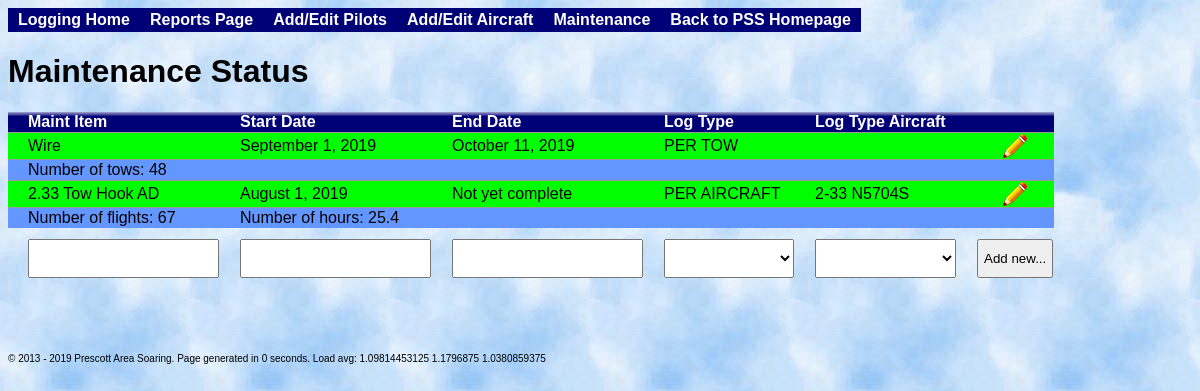
The app's page /index.php?maintenance with its own data.
### tables this page shows
CREATE TABLE maintenance(ID INTEGER PRIMARY KEY NOT NULL, maintItem TEXT, startTime INTEGER, endTime INTEGER, logType TEXT, logAircraft INTEGER);

### maintenance.php (the view, shortened to what this page needs)
<h1>Maintenance Status</h1>
<?php
include("SoaringLogBase.php");
$thisFile = "index.php?maintenance";
$logbase = SoaringLogBase::GetInstance();
$database = $logbase->dbObj;
$tableName = $logbase->GetMaintTable();
$query = "SELECT * FROM $tableName ORDER BY ID";
if($result = $database->query($query)) {
    echo("<table id=\"maintLogTable\" >");
    echo("<tr class=\"Head\"><td>Maint Item</td><td>Start Date</td><td>End Date</td><td>Log Type</td><td>Log Type Aircraft</td><td></td></tr>\n");
    while($row = $result->fetch(PDO::FETCH_BOTH)) {
        $editMe = 0;
        if($editMe) {
            echo("<tr id=\"row{$row['ID']}\" class=\"IncompleteEntry\"><form id=\"form{$row['ID']}\" name=\"loggingUpdate\" action=\"{$thisFile}\" method=\"POST\"> ");
            $entryComplete = false;
        }
        else {
            echo("<tr class=\"CompleteEntry\">");
        }
        if($editMe) {
            echo("<td>");
            echo("<input type=\"text\" name=\"maintItem\" value=\"{$row['maintItem']}\" id=\"maintItem{$row['ID']}\"/>");
            echo "</td>";
        }
        else
            echo("<td>{$row['maintItem']}</td>");
        if($editMe) {
            echo("<td>");
            $storedStartTime = date("F j, Y", $row['startTime']);
            echo("<input type=\"text\" name=\"startTime\" value=\"{$storedStartTime}\" id=\"startTime{$row['ID']}\"/>");
            echo "</td>";
        }
        else {
            $formattedStartTime = date("F j, Y", $row['startTime']);
            echo("<td>{$formattedStartTime}</td>");
        }
        if($editMe) {
            echo("<td>");
            $storedEndTime = date("F j, Y", $row['endTime']);
            echo("<input type=\"text\" name=\"endTime\" value=\"{$storedEndTime}\" id=\"endTime{$row['ID']}\"/>");
            echo "</td>";
        }
        else {
            if ($row['endTime']) {
                $formattedStartTime = date("F j, Y", $row['endTime']);
                echo("<td>{$formattedStartTime}</td>");
            }
            else {
                echo("<td>Not yet complete</td>");
            }
        }
        if($editMe) {
            echo("<td>");
            echo $logbase->PrintMaintLogTypes($row['logType']);
            echo "</td>";
        }
        else
            echo("<td>{$row['logType']}</td>");
        if($row['logType'] == "PER AIRCRAFT")
        {
            if($editMe) {
                echo("<td>");
                echo $logbase->PrintAircraft($row['logAircraft']);
                echo "</td>";
            }
            else
            {
                $acList = $logbase->GetAircraft();
                echo("<td>{$acList[$row['logAircraft']]}</td>");
            }
        }
        else
        {
            echo "<td></td>";
        }
        if($editMe) {
            echo "<td><input type=\"hidden\" name=\"maintID\" value=\"{$row['ID']}\"/><input type=\"submit\" value=\"Update...\" /></form></td></tr>";
        }
        else {
            echo "<td><center><button name=\"modify\" class=\"modify\" onClick=\"window.location.href='{$thisFile}&maintID={$row['ID']}&modified=1'; \" />";
            echo "</center></td></tr>\n";
        }
        if ($row['logType'] == "PER AIRCRAFT")
        {
            $tableName = $logbase->GetFlightLogTable();
            $endTime = $row['endTime'];
            $query = "SELECT * FROM '$tableName' WHERE takeoffTime IS NOT NULL AND takeoffTime >= '{$row['startTime']}' AND takeoffTime <= '$endTime' AND aircraft == '{$row['logAircraft']}';";
            $result = $database->query($query);
            $flightCount = 0;
            $totalTime = 0;
            while($row = $result->fetch(PDO::FETCH_BOTH))
            {
                if($row['takeoffTime'] && $row['landingTime'])
                {
                    $flightCount = $flightCount + 1;
                    $totalTime += $row['landingTime'] - $row['takeoffTime'];
                }
            }
            $totalTime = round($totalTime / 3600, 1);
            echo "<tr class=\"IncompleteEntry\">";
            echo "<td>Number of flights: $flightCount</td>";
            echo "<td colspan=\"5\">Number of hours: $totalTime </td>  </tr>\n";
        }
        else
        {
            $tableName = $logbase->GetFlightLogTable();
            $endTime = $row['endTime'];
            if ($row['endTime'])
            {
                $endTime = strtotime("now");
            }
            $query = "SELECT count(*) FROM '$tableName' WHERE takeoffTime IS NOT NULL AND takeoffTime >= '{$row['startTime']}' AND takeoffTime <= '$endTime';";
            $tows = $database->query($query)->fetchColumn();
            echo "<tr class=\"IncompleteEntry\"><td colspan=\"6\">Number of tows: $tows</td>  </tr>\n";
        }
    }
    echo "<tr><form name=\"maintList\" action=\"{$thisFile}\" method=\"POST\">\n";
    echo "<td><input type=\"text\" name=\"maintItem\" /></td>\n";
    echo "<td><input type=\"text\" name=\"startDate\" /></td>\n";
    echo "<td><input type=\"text\" name=\"endDate\" /></td>\n";
    echo "<td>";
    echo $logbase->PrintMaintLogTypes();
    echo "</td>";
    echo "<td>";
    echo $logbase->PrintAircraft();
    echo "</td>";
    echo "<td><input type=\"submit\" value=\"Add new...\" /></td>";
    echo "</form></tr>\n";
    echo("</table><br><br><br>");
}
else
    print("Failed to execute query!!!");
?>

### index.php (shortened to what this page needs)
<html>
<head>
<link rel="stylesheet" type="text/css" href="style.css" />
<link rel="stylesheet" type="text/css" media="all" href="jsDatePick_ltr.min.css" />
</head>
<body>
<div id="container">
    <div id="navbar">
        <ul>
        <li><a href="index.php">Logging Home</a></li>
        <li><a href="index.php?reports">Reports Page</a></li>
        <li><a href="index.php?addpilots">Add/Edit Pilots</a></li>
        <li><a href="index.php?addplanes">Add/Edit Aircraft</a></li>
        <li><a href="index.php?maintenance">Maintenance</a></li>
        <li><a href="http://prescottsoaring.com">Back to PSS Homepage</a></li>
        </ul>
    </div>
    <div id="main">
        <?php
            $startTimeExecTime = microtime(true);
            if(isset($_GET['reports'])) {
                include('reports.php');
            }
            else if(isset($_GET['addpilots'])) {
                include('addpilots.php');
            }
            else if(isset($_GET['addplanes'])) {
                include('addplanes.php');
            }
            else if(isset($_GET['maintenance'])) {
                include('maintenance.php');
            }
            else {
                include('home.php');
            }
        ?>
        <div class="spacer" />
    </div>
    <div id="footer">
        <?php
            $stopTimeExecTime = microtime(true);
            $time = round($stopTimeExecTime - $startTimeExecTime, 4);
            $thisYear = date("Y");
            $load = sys_getloadavg();
            $oneMinLoad = $load[0];
            $fiveMinLoad = $load[1];
            $fifteenMinLoad = $load[2];
            print("&copy 2013 - $thisYear Prescott Area Soaring.  ");
            print("Page generated in $time seconds. Load avg: $oneMinLoad $fiveMinLoad $fifteenMinLoad");
        ?>
    </div>
</div>
</body>
</html>

### SoaringLogBase.php (shortened to what this page needs)
<?php
    class SoaringLogBase {
        private static $instance;
        private $dbDir = 'sqlite:db.sqlite';
        private $flightLogTable = "flightLog";
        private $maintTable = "maintenance";
        public $dbObj;
        public static function GetInstance() {
            if(!self::$instance) {
                self::$instance = new self();
            }
            return self::$instance;
        }
        public function OpenDatabase() {
            try {
                $this->dbObj = new PDO($this->dbDir) or die("Cannot open the database");
            }
            catch(Exception $e) {
                die("Oops, couldn't open the database :( $e");
            }
        }
        public function GetFlightLogTable() {
            return $this->flightLogTable;
        }
        public function GetMaintTable() {
            return $this->maintTable;
        }
        public function GetAircraft($showNotAvail = false) {
            if($showNotAvail)
                $query = "SELECT * FROM aircraft;";
            else
                $query = "SELECT * FROM aircraft WHERE IsAvailable='available' OR ID=0;";
            $result = $this->dbObj->query($query);
            $planes = array( );
            while($row = $result->fetch(PDO::FETCH_BOTH)) {
                $planes[$row['ID']] = $row['Name'];
            }
            return $planes;
        }
        public function PrintAircraft($selected = 0) {
            $aircraftList = $this->GetAircraft();
            $output = "<select name=\"aircraft\">\n";
            foreach($aircraftList as $i => $value) {
                $output .= "<option value=\"$i\" ";
                $output .= ">$value</option>\n";
            }
            $output .= "</select>";
            return $output;
        }
        public function PrintMaintLogTypes($selected = "") {
            $logTypeList = array( "", "PER TOW", "PER AIRCRAFT");
            $output = "<select name=\"logType\">\n";
            foreach($logTypeList as $i => $value) {
                $output .= "<option value=\"$value\" ";
                if(strcmp($selected, $value) == 0)
                    $output .= "selected=\"selected\"";
                $output .= ">$value</option>\n";
            }
            $output .= "</select>";
            return $output;
        }
    }
?>

### style.css (style rules this page uses)
table, td, th { font-family: Verdana, Arial; font-size: 16px; border: 0px solid black; border-collapse:collapse; padding-left: 20px; }
body { font-family: Verdana, Arial; font-size: 16px; background-image: url(img/Clouds.jpg); }
#container { width:auto; margin:0 auto; }
#navbar { width:auto; display:block; height:24px; }
#navbar ul, #navbar ul li { padding:0; margin:0; list-style:none; foat:left; }
#navbar a { color:#FFFFFF; font-weight:bold; }
#navbar li a:link, #navbar li a:visited { background:#000077; text-decoration:none; height:24px; line-height:24px; display:inline; float:left; width:auto; padding:0px 10px; }
#main { width:auto; display:block; }
div.spacer { clear:both; height:10px; display:block; }
#footer { width:auto; display:block; height:24px; font-size:10px; }
tr.IncompleteEntry { background-color: #6496FF; border-top: 1px solid #999999; }
tr.CompleteEntry { background-color: #00FF00; border-top: 1px solid #999999; }
th, tr.Head { color: #FFFFFF; background-color: #000077; background-image: url('img/grad_white.png'); background-position: 0px -3px; background-repeat: repeat-x; vertical-align: bottom; padding-left: 20px; padding-right: 3px; font-family: Verdana, Arial; font-size: 14px; font-weight: bold; }
button.modify { border: none; height: 24px; width: 24px; background: transparent; background-image: url('img/modify.png'); background-position: center; }
input[type=button], input[type=submit], input[type=text] { padding: 10px 5px; margin: 10px 0px; }
select { padding: 10px 5px; }

### records on screen
maintenance: maintItem "Wire", startTime "September 1, 2019", endTime "October 11, 2019", logType "PER TOW", tows "48"
maintenance: maintItem "2.33 Tow Hook AD", startTime "August 1, 2019", shows "Not yet complete", logType "PER AIRCRAFT", logAircraft "2-33 N5704S", flightCount "67", totalTime "25.4"

### other values on screen
$oneMinLoad "1.09814453125"
$fiveMinLoad "1.1796875"
$fifteenMinLoad "1.0380859375"
